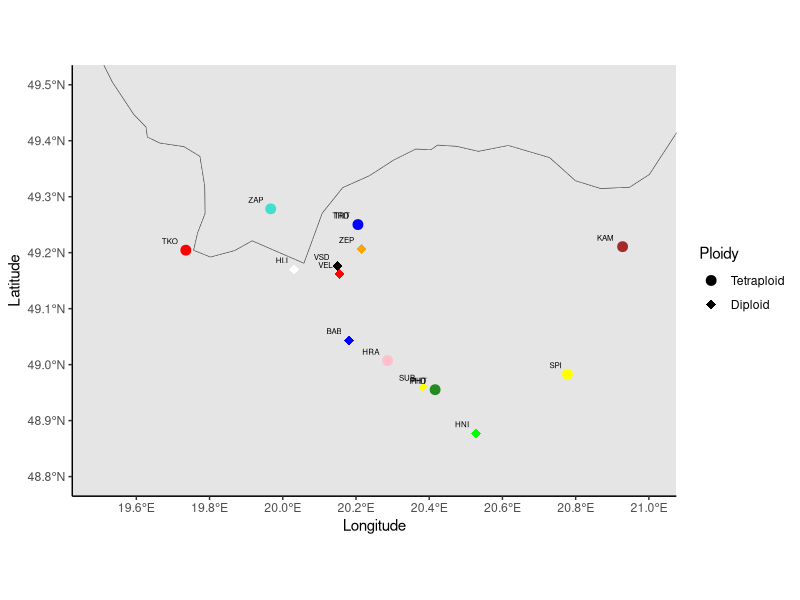

Here is the R script that generated this plot:
## Script to create a pdf showing plot location coordinates onto a map. Created with the help of Stack overflow by V.Millar.


install.packages("ggplot2")
install.packages("maps")
install.packages("rnaturalearth")
install.packages("rnaturalearthdata")
install.packages("sf")

library(ggplot2)
library(maps)
library(rnaturalearth)
library(rnaturalearthdata)

library(sf)

world <- ne_countries(scale = "medium", returnclass = "sf")

# Filter for the countries of interest
countries <- world[world$sovereignt %in% c("Romania", "Poland", "Slovakia", "Hungary"), ]

# Calculate centroids for the country labels
countries_centroids <- st_centroid(countries)
countries_centroids <- st_coordinates(countries_centroids)
countries$centroid_lon <- countries_centroids[,1]
countries$centroid_lat <- countries_centroids[,2]


wgd_loc <- data.frame(
  ID = c("PHD",	"BAB",	"HNI",	"SNO",	"SZI",	"SUB"	,"TRD",	"VEL",	"ZEP","HLI",	"VSD",	"INE",	"HRA",	"KAM",	"PHT",	"SPI",	"TKO",	"TRE"	,"TRT",	"ZAP"),
  Latitude = c(48.95523	,49.043514,	48.8775,	49.17408333	,46.80667,	48.96030556	,49.250216	,49.162,	49.20652778	,49.17	,49.176168	,47.53931,	49.00716,	49.210747,	48.95523,	48.98296667	,49.204509,	48.894439	,49.250216	,49.278343),
  Longitude = c(20.4161,	20.180772	,20.5275	,18.8617	,17.43444,	20.38327778	,20.205255,	20.15419444,	20.21505556,	20.03	,20.149984	,24.88677,	20.286407,	20.928184	,20.4161,	20.77745,	19.735202,	18.04673,	20.205255,	19.96706),
  Color = c("orange", "blue", "green", "pink", "red", "yellow", "purple","red", "orange","white", "black", "turquoise","pink","brown","forestgreen","yellow", "red","navy", "blue","turquoise"),  # Add a color column
  Shape = c(19, 19, 19, 19, 19, 19, 19, 19, 19, 19, 19, 18, 18, 18, 18, 18, 18, 18, 18, 18)
)


# Define the range of the axes to zoom into the area of interest
xlim_range <- c(19.5, 21)  # Longitude range
ylim_range <- c(48.8, 49.5)  # Latitude range



pdf(file="Map_WGD_16samples.pdf", 
    width = 7, height = 7, useDingbats = FALSE) 
# Plot the map
ggplot(data = countries) +
  geom_sf() +
  geom_point(data = wgd_loc, aes(x = Longitude, y = Latitude, color = Color, shape = factor(Shape)), size = 3 ) +
  geom_text(data = wgd_loc, aes(x = Longitude, y = Latitude, label = ID), vjust = -1, hjust = 1.5, color = "black", size = 2) +
  geom_text(data = countries, aes(x = centroid_lon, y = centroid_lat, label = sovereignt), color = "black", size = 4) +
  theme_classic() +
  scale_color_identity() + # This ensures the colors are taken directly from the data
  scale_shape_manual(name = "Ploidy", values = c(19, 18),labels =c("Tetraploid", "Diploid")) +
                       coord_sf(xlim = xlim_range, ylim = ylim_range)

dev.off()
